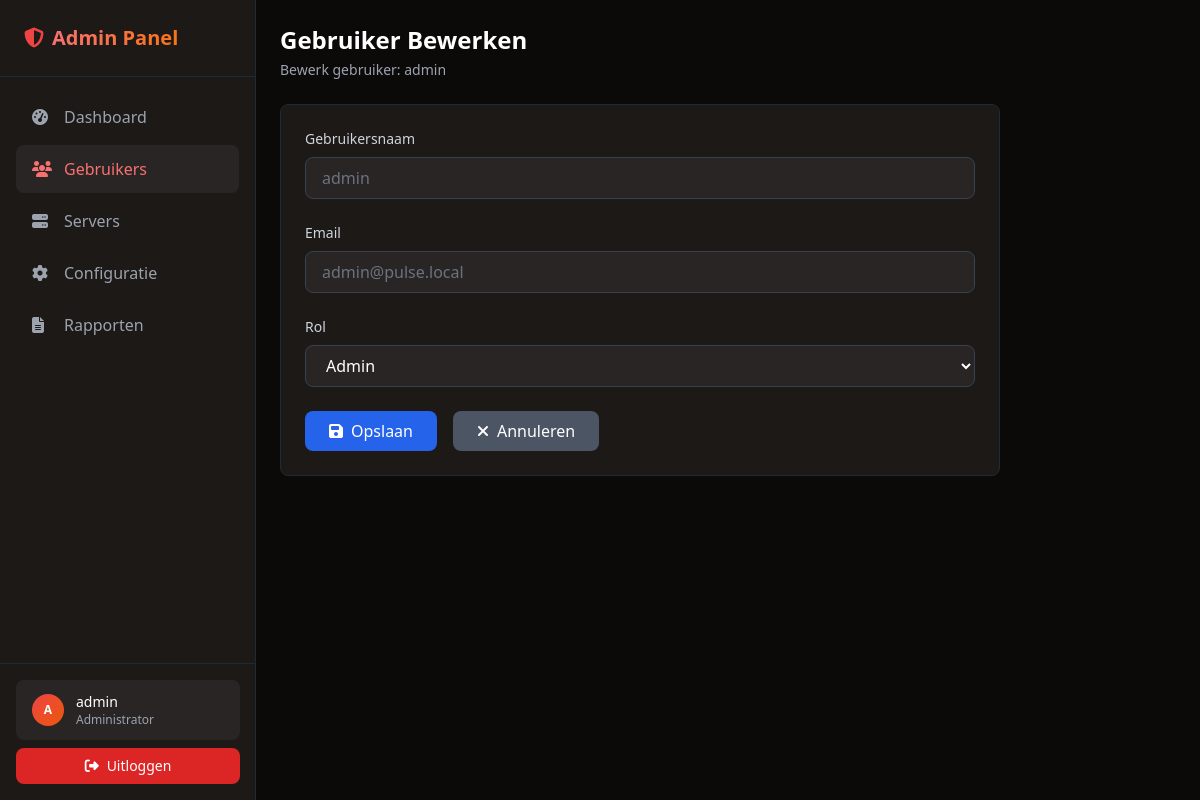
/admin/users/1 (signed in), run on the app's committed database.
### tables this page shows
CREATE TABLE IF NOT EXISTS users (
    id INT AUTO_INCREMENT PRIMARY KEY,
    username VARCHAR(50) UNIQUE NOT NULL,
    email VARCHAR(100) UNIQUE NOT NULL,
    password VARCHAR(255) NOT NULL,
    role ENUM('admin', 'user') DEFAULT 'user',
    created_at TIMESTAMP DEFAULT CURRENT_TIMESTAMP,
    updated_at TIMESTAMP DEFAULT CURRENT_TIMESTAMP ON UPDATE CURRENT_TIMESTAMP
);

### src/Controllers/Admin/UserManagementController.php (called while the page is built, shortened)
<?php
class UserManagementController
{
    public function edit($id): void
    {
        $user = Auth::user();
        $db = Database::getInstance();
        $editUser = $db->query('SELECT id, username, email, role FROM users WHERE id = ?', [$id])->fetch();
        require __DIR__ . '/../../Views/admin/users/edit.php';
    }
}

### index.php (called while the page is built, shortened)
<?php
$router = new Router();
$router->dispatch();

### src/Core/Auth.php (called while the page is built, shortened)
<?php
class Auth
{
    public static function check(): bool
    {
        return isset($_SESSION['user_id']);
    }
    public static function user(): ?array
    {
        $db = Database::getInstance();
        $stmt = $db->query(
            'SELECT id, username, email, role, created_at FROM users WHERE id = ?',
            [$_SESSION['user_id']]
        );
        return $stmt->fetch() ?: null;
    }
}

### src/Core/Database.php (called while the page is built, shortened)
<?php
class Database
{
    private static ?Database $instance = null;
    private PDO $connection;
    private function __construct()
    {
        $config = require __DIR__ . '/../../config/database.php';
        try {
            $dsn = sprintf(
                'mysql:host=%s;dbname=%s;charset=%s',
                $config['host'],
                $config['database'],
                $config['charset']
            );
            $this->connection = new PDO(
                $dsn,
                $config['username'],
                $config['password'],
                $config['options']
            );
        } catch (PDOException $e) {
            die('Database connection failed: ' . $e->getMessage());
        }
    }
    public static function getInstance(): Database
    {
        if (self::$instance === null) {
            self::$instance = new self();
        }
        return self::$instance;
    }
    public function query(string $sql, array $params = []): \PDOStatement
    {
        $stmt = $this->connection->prepare($sql);
        $stmt->execute($params);
        return $stmt;
    }
}

### config/database.php (called while the page is built)
<?php
return [
    'host' => getenv('DB_HOST') ?: 'localhost',
    'database' => getenv('DB_NAME') ?: 'pulse_dash',
    'username' => getenv('DB_USER') ?: 'root',
    'password' => getenv('DB_PASS') ?: '',
    'charset' => 'utf8mb4',
    'options' => [
        PDO::ATTR_ERRMODE => PDO::ERRMODE_EXCEPTION,
        PDO::ATTR_DEFAULT_FETCH_MODE => PDO::FETCH_ASSOC,
        PDO::ATTR_EMULATE_PREPARES => false,
    ]
];

### src/Views/admin/users/edit.php (the view, shortened to what this page needs)
<!DOCTYPE html>
<html lang="nl" class="dark">
<head>
    <script src="https://cdn.tailwindcss.com"></script>
    <link rel="stylesheet" href="https://cdnjs.cloudflare.com/ajax/libs/font-awesome/6.4.0/css/all.min.css">
</head>
<body class="bg-dark-50 text-gray-100">
    <div class="flex h-screen overflow-hidden">
        <aside class="w-64 bg-dark-100 border-r border-gray-800 flex-shrink-0">
            <div class="p-6 border-b border-gray-800">
                <h1 class="text-xl font-bold flex items-center">
                    <i class="fas fa-shield-alt mr-2 text-red-500"></i>
                    <span class="bg-gradient-to-r from-red-400 to-orange-500 bg-clip-text text-transparent">Admin Panel</span>
                </h1>
            </div>
            <nav class="p-4 space-y-1">
                <a href="/admin" class="flex items-center px-4 py-3 text-gray-400 hover:bg-dark-200 hover:text-white rounded-lg transition">
                    <i class="fas fa-tachometer-alt mr-3 w-5"></i>Dashboard
                </a>
                <a href="/admin/users" class="flex items-center px-4 py-3 bg-dark-200 text-red-400 rounded-lg">
                    <i class="fas fa-users mr-3 w-5"></i>Gebruikers
                </a>
                <a href="/admin/servers" class="flex items-center px-4 py-3 text-gray-400 hover:bg-dark-200 hover:text-white rounded-lg transition">
                    <i class="fas fa-server mr-3 w-5"></i>Servers
                </a>
                <a href="/admin/plugin-config" class="flex items-center px-4 py-3 text-gray-400 hover:bg-dark-200 hover:text-white rounded-lg transition">
                    <i class="fas fa-cog mr-3 w-5"></i>Configuratie
                </a>
                <a href="/admin/reports" class="flex items-center px-4 py-3 text-gray-400 hover:bg-dark-200 hover:text-white rounded-lg transition">
                    <i class="fas fa-file-alt mr-3 w-5"></i>Rapporten
                </a>
            </nav>
            <div class="absolute bottom-0 w-64 p-4 border-t border-gray-800">
                <div class="flex items-center px-4 py-3 bg-dark-200 rounded-lg">
                    <div class="w-8 h-8 rounded-full bg-gradient-to-br from-red-500 to-orange-600 flex items-center justify-center text-white text-xs font-bold mr-3">
                        <?= strtoupper(substr($user['username'], 0, 1)) ?>
                    </div>
                    <div class="flex-1">
                        <p class="text-white text-sm font-medium"><?= htmlspecialchars($user['username']) ?></p>
                        <p class="text-gray-400 text-xs">Administrator</p>
                    </div>
                </div>
                <a href="/logout" class="flex items-center justify-center px-4 py-2 mt-2 bg-red-600 hover:bg-red-700 text-white rounded-lg text-sm font-medium transition">
                    <i class="fas fa-sign-out-alt mr-2"></i>Uitloggen
                </a>
            </div>
        </aside>
        <div class="flex-1 flex flex-col overflow-hidden">
            <div class="flex-1 overflow-y-auto">
                <div class="p-6 max-w-3xl">
        <div class="mb-6">
            <h2 class="text-2xl font-bold text-white">Gebruiker Bewerken</h2>
            <p class="text-gray-400 mt-1 text-sm">Bewerk gebruiker: <?= htmlspecialchars($editUser['username']) ?></p>
        </div>
        <div class="bg-dark-100 border border-gray-800 rounded-lg p-6">
            <form method="POST" action="/admin/users/<?= $editUser['id'] ?>" class="space-y-6">
                <div>
                    <label class="block text-sm font-medium text-gray-300 mb-2">
                        Gebruikersnaam
                    </label>
                    <input
                        type="text"
                        value="<?= htmlspecialchars($editUser['username']) ?>"
                        disabled
                        class="w-full px-4 py-2 bg-dark-200 border border-gray-700 rounded-lg text-gray-500"
                    >
                </div>
                <div>
                    <label class="block text-sm font-medium text-gray-300 mb-2">
                        Email
                    </label>
                    <input
                        type="email"
                        value="<?= htmlspecialchars($editUser['email']) ?>"
                        disabled
                        class="w-full px-4 py-2 bg-dark-200 border border-gray-700 rounded-lg text-gray-500"
                    >
                </div>
                <div>
                    <label class="block text-sm font-medium text-gray-300 mb-2">
                        Rol
                    </label>
                    <select
                        name="role"
                        class="w-full px-4 py-2 bg-dark-200 border border-gray-700 rounded-lg text-white focus:ring-2 focus:ring-blue-500 focus:border-transparent"
                    >
                        <option value="admin" <?= $editUser['role'] === 'admin' ? 'selected' : '' ?>>Admin</option>
                    </select>
                </div>
                <div class="flex space-x-4">
                    <button
                        type="submit"
                        class="bg-blue-600 hover:bg-blue-700 text-white px-6 py-2 rounded-lg font-medium transition"
                    >
                        <i class="fas fa-save mr-2"></i>Opslaan
                    </button>
                    <a
                        href="/admin/users"
                        class="bg-gray-600 hover:bg-gray-700 text-white px-6 py-2 rounded-lg font-medium transition inline-block"
                    >
                        <i class="fas fa-times mr-2"></i>Annuleren
                    </a>
                </div>
            </form>
        </div>
                </div>
            </div>
        </div>
    </div>
</body>
</html>

### src/Core/Router.php (shortened to what this page needs)
<?php
class Router
{
    private array $routes = [];
    private function addRoute(string $method, string $path, callable|array $handler): void
    {
        $this->routes[] = [
            'method' => $method,
            'path' => $path,
            'handler' => $handler
        ];
    }
    public function dispatch(): void
    {
        $requestMethod = $_SERVER['REQUEST_METHOD'];
        $requestUri = parse_url($_SERVER['REQUEST_URI'], PHP_URL_PATH);
        foreach ($this->routes as $route) {
            if ($route['method'] === $requestMethod && $this->matchPath($route['path'], $requestUri, $params)) {
                $this->executeHandler($route['handler'], $params);
                return;
            }
        }
    }
    private function matchPath(string $routePath, string $requestUri, &$params = []): bool
    {
        $pattern = preg_replace('/\{([^}]+)\}/', '(?P<$1>[^/]+)', $routePath);
        $pattern = '#^' . $pattern . '$#';
        if (preg_match($pattern, $requestUri, $matches)) {
            return true;
        }
        return false;
    }
    private function executeHandler(callable|array $handler, array $params): void
    {
        if (is_array($handler)) {
            [$controller, $method] = $handler;
            $controllerInstance = new $controller();
            call_user_func_array([$controllerInstance, $method], $params);
        } else {
            call_user_func_array($handler, $params);
        }
    }
}

### data on the page
users: username "A", username "admin", email "admin@pulse.local", role "Admin"
